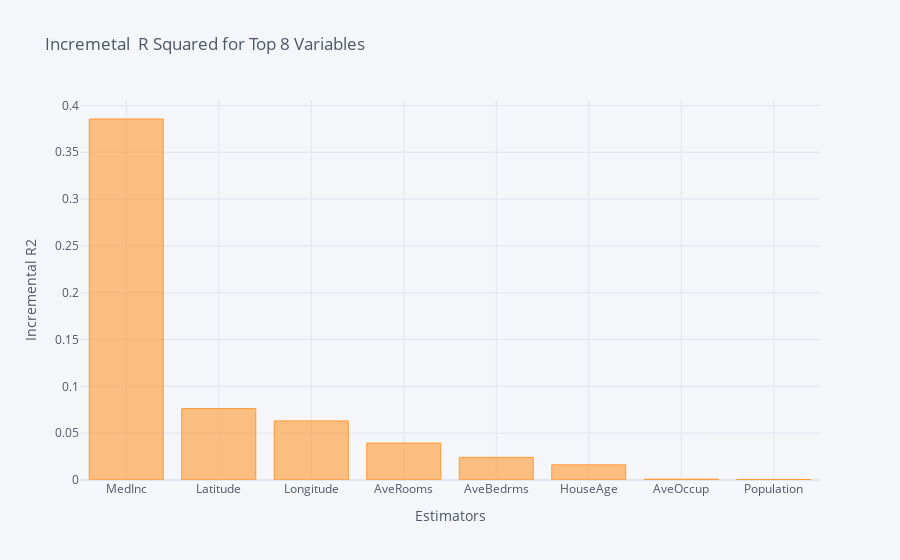
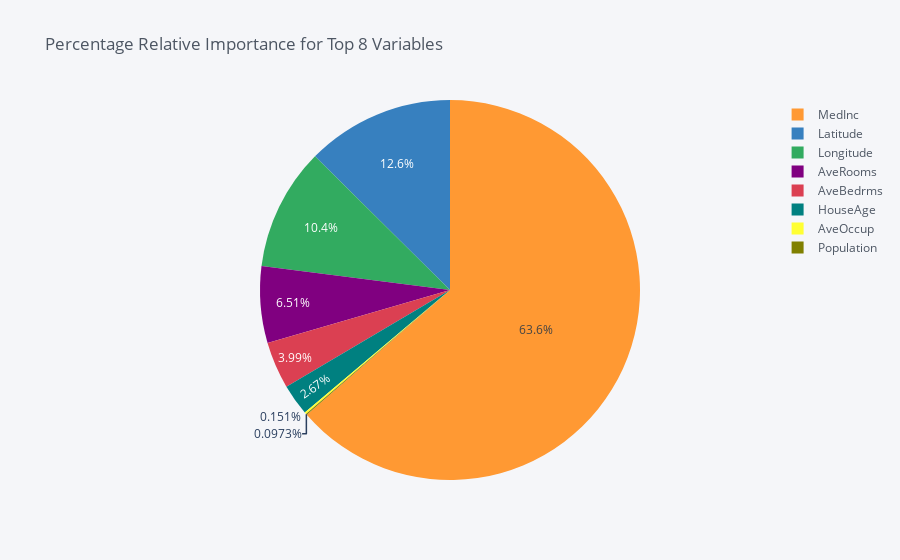

Write notebook code for charts like these, in order.
### Code cell
dominance_regression.plot_incremental_rsquare()

### Figure 1 — Plotly figure (JSON) as saved in the notebook; plotly's stock layout.template omitted (floating-point values rounded to 4 significant figures)
{"data": [{"marker": {"color": "rgba(255, 153, 51, 0.6)", "line": {"color": "rgba(255, 153, 51, 1.0)", "width": 1}}, "name": "incremental_r2", "orientation": "v", "text": "", "type": "bar", "x": ["MedInc", "Latitude", "Longitude", "AveRooms", "AveBedrms", "HouseAge", "AveOccup", "Population"], "y": [0.3855, 0.07626, 0.06313, 0.03947, 0.02418, 0.01616, 0.0009183, 0.0005901]}], "layout": {"legend": {"bgcolor": "#F5F6F9", "font": {"color": "#4D5663"}}, "paper_bgcolor": "#F5F6F9", "plot_bgcolor": "#F5F6F9", "title": {"font": {"color": "#4D5663"}, "text": "Incremetal  R Squared for Top 8 Variables "}, "xaxis": {"gridcolor": "#E1E5ED", "showgrid": true, "tickfont": {"color": "#4D5663"}, "title": {"font": {"color": "#4D5663"}, "text": "Estimators"}, "zerolinecolor": "#E1E5ED"}, "yaxis": {"gridcolor": "#E1E5ED", "showgrid": true, "tickfont": {"color": "#4D5663"}, "title": {"font": {"color": "#4D5663"}, "text": "Incremental R2"}, "zerolinecolor": "#E1E5ED"}}}

### Figure 2 — Plotly figure (JSON) as saved in the notebook; plotly's stock layout.template omitted (floating-point values rounded to 4 significant figures)
{"data": [{"labels": ["MedInc", "Latitude", "Longitude", "AveRooms", "AveBedrms", "HouseAge", "AveOccup", "Population"], "marker": {"colors": ["rgba(255, 153, 51, 1.0)", "rgba(55, 128, 191, 1.0)", "rgba(50, 171, 96, 1.0)", "rgba(128, 0, 128, 1.0)", "rgba(219, 64, 82, 1.0)", "rgba(0, 128, 128, 1.0)", "rgba(255, 255, 51, 1.0)", "rgba(128, 128, 0, 1.0)"]}, "name": "", "type": "pie", "values": [63.59, 12.58, 10.41, 6.511, 3.988, 2.666, 0.1515, 0.09735]}], "layout": {"legend": {"bgcolor": "#F5F6F9", "font": {"color": "#4D5663"}}, "paper_bgcolor": "#F5F6F9", "plot_bgcolor": "#F5F6F9", "title": {"font": {"color": "#4D5663"}, "text": "Percentage Relative Importance for Top 8 Variables "}}}
